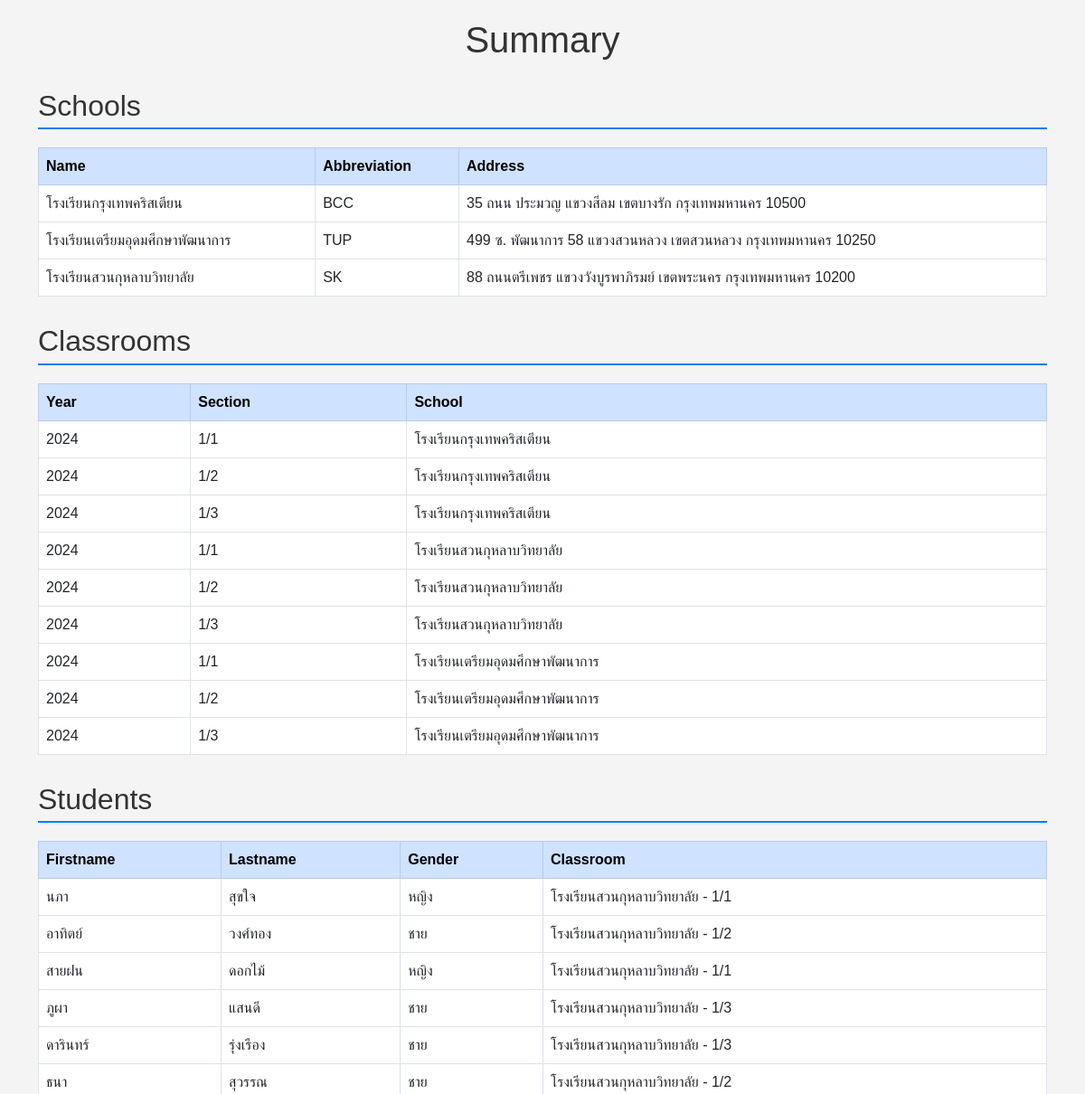
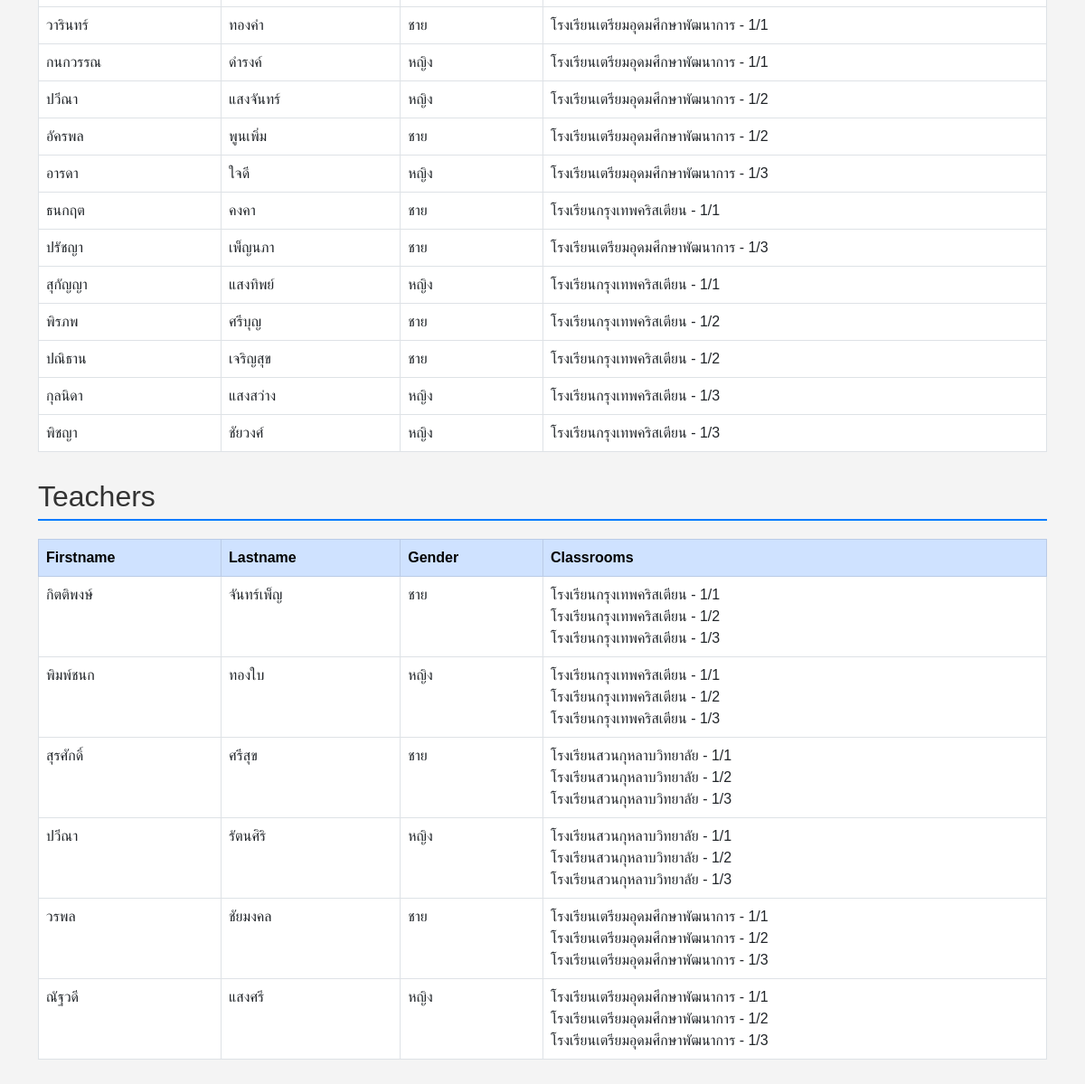
Page /api/summary/ on the committed database (2 pictures, top to bottom).
### apis/models.py (models this page shows, shortened)
class School(models.Model):
    name = models.CharField(max_length=255)
    abbreviation = models.CharField(max_length=50)
    address = models.TextField()

class Classroom(models.Model):
    year = models.CharField(max_length=50)
    section = models.CharField(max_length=50)
    school = models.ForeignKey(School, related_name='classrooms', on_delete=models.CASCADE)
    class Meta:
        ordering = ['school__name', 'year', 'section']

class Student(models.Model):
    firstname = models.CharField(max_length=255)
    lastname = models.CharField(max_length=255)
    gender = models.CharField(max_length=50)
    classroom = models.ForeignKey(Classroom, related_name='students', on_delete=models.CASCADE)

class Teacher(models.Model):
    firstname = models.CharField(max_length=255)
    lastname = models.CharField(max_length=255)
    gender = models.CharField(max_length=50)
    classrooms = models.ManyToManyField(Classroom, related_name='teachers')

### apis/views/v1/views.py (the view)
# urls.py: path('summary/', summary_view, name='summary'),
def summary_view(request):
    schools = School.objects.all()
    classrooms = Classroom.objects.all()
    students = Student.objects.all()
    teachers = Teacher.objects.all()
    context = {
        'schools': schools,
        'classrooms': classrooms,
        'students': students,
        'teachers': teachers,
    }
    return render(request, 'apis/summary.html', context)

### apis/templates/apis/summary.html (shortened to what this page needs)
<!DOCTYPE html>
<html lang="en">
<head>
    <link href="https://cdn.jsdelivr.net/npm/bootstrap@5.3.0/dist/css/bootstrap.min.css" rel="stylesheet">
</head>
<body>
    <div class="container">
        <h1>Summary</h1>
        <h2>Schools</h2>
        <table class="table table-bordered table-hover">
            <thead class="table-primary">
                <tr>
                    <th>Name</th>
                    <th>Abbreviation</th>
                    <th>Address</th>
                </tr>
            </thead>
            <tbody>
                {% for school in schools %}
                <tr>
                    <td>{{ school.name }}</td>
                    <td>{{ school.abbreviation }}</td>
                    <td>{{ school.address }}</td>
                </tr>
                {% endfor %}
            </tbody>
        </table>
        <h2>Classrooms</h2>
        <table class="table table-bordered table-hover">
            <thead class="table-primary">
                <tr>
                    <th>Year</th>
                    <th>Section</th>
                    <th>School</th>
                </tr>
            </thead>
            <tbody>
                {% for classroom in classrooms %}
                <tr>
                    <td>{{ classroom.year }}</td>
                    <td>{{ classroom.section }}</td>
                    <td>{{ classroom.school.name }}</td>
                </tr>
                {% endfor %}
            </tbody>
        </table>
        <h2>Students</h2>
        <table class="table table-bordered table-hover">
            <thead class="table-primary">
                <tr>
                    <th>Firstname</th>
                    <th>Lastname</th>
                    <th>Gender</th>
                    <th>Classroom</th>
                </tr>
            </thead>
            <tbody>
                {% for student in students %}
                <tr>
                    <td>{{ student.firstname }}</td>
                    <td>{{ student.lastname }}</td>
                    <td>{{ student.gender }}</td>
                    <td>{{ student.classroom.school.name }} - {{ student.classroom.section }}</td>
                </tr>
                {% endfor %}
            </tbody>
        </table>
        <h2>Teachers</h2>
        <table class="table table-bordered table-hover">
            <thead class="table-primary">
                <tr>
                    <th>Firstname</th>
                    <th>Lastname</th>
                    <th>Gender</th>
                    <th>Classrooms</th>
                </tr>
            </thead>
            <tbody>
                {% for teacher in teachers %}
                <tr>
                    <td>{{ teacher.firstname }}</td>
                    <td>{{ teacher.lastname }}</td>
                    <td>{{ teacher.gender }}</td>
                    <td>
                        {% for classroom in teacher.classrooms.all %}
                        {{ classroom.school.name }} - {{ classroom.section }}<br>
                        {% endfor %}
                    </td>
                </tr>
                {% endfor %}
            </tbody>
        </table>
    </div>
</body>
</html>

### apis/templates/apis/summary.html (style rules this page uses)
body { font-family: Arial, sans-serif; background-color: #f4f4f4; margin: 0; padding: 20px; }
h1, h2 { color: #333; }
h1 { text-align: center; margin-bottom: 30px; }
h2 { border-bottom: 2px solid #007BFF; padding-bottom: 5px; margin-top: 30px; }
table { margin: 20px 0; }

### rows in the picture
School: name "โรงเรียนกรุงเทพคริสเตียน", abbreviation "BCC", address "35 ถนน ประมวญ แขวงสีลม เขตบางรัก กรุงเทพมหานคร 10500"
School: name "โรงเรียนเตรียมอุดมศึกษาพัฒนาการ", abbreviation "TUP", address "499 ซ. พัฒนาการ 58 แขวงสวนหลวง เขตสวนหลวง กรุงเทพมหานคร 10250"
School: name "โรงเรียนสวนกุหลาบวิทยาลัย", abbreviation "SK", address "88 ถนนตรีเพชร แขวงวังบูรพาภิรมย์ เขตพระนคร กรุงเทพมหานคร 10200"
Classroom: year "2024", section "1/1", school.name "โรงเรียนกรุงเทพคริสเตียน"
Classroom: year "2024", section "1/2", school.name "โรงเรียนกรุงเทพคริสเตียน"
Classroom: year "2024", section "1/3", school.name "โรงเรียนกรุงเทพคริสเตียน"
Classroom: year "2024", section "1/1", school.name "โรงเรียนสวนกุหลาบวิทยาลัย"
Classroom: year "2024", section "1/2", school.name "โรงเรียนสวนกุหลาบวิทยาลัย"
Classroom: year "2024", section "1/3", school.name "โรงเรียนสวนกุหลาบวิทยาลัย"
Classroom: year "2024", section "1/1", school.name "โรงเรียนเตรียมอุดมศึกษาพัฒนาการ"
Classroom: year "2024", section "1/2", school.name "โรงเรียนเตรียมอุดมศึกษาพัฒนาการ"
Classroom: year "2024", section "1/3", school.name "โรงเรียนเตรียมอุดมศึกษาพัฒนาการ"
Student: firstname "นภา", lastname "สุขใจ", gender "หญิง", classroom.school.name "โรงเรียนสวนกุหลาบวิทยาลัย", classroom.section "1/1"
Student: firstname "อาทิตย์", lastname "วงศ์ทอง", gender "ชาย", classroom.school.name "โรงเรียนสวนกุหลาบวิทยาลัย", classroom.section "1/2"
Student: firstname "สายฝน", lastname "ดอกไม้", gender "หญิง", classroom.school.name "โรงเรียนสวนกุหลาบวิทยาลัย", classroom.section "1/1"
Student: firstname "ภูผา", lastname "แสนดี", gender "ชาย", classroom.school.name "โรงเรียนสวนกุหลาบวิทยาลัย", classroom.section "1/3"
Student: firstname "ดารินทร์", lastname "รุ่งเรือง", gender "ชาย", classroom.school.name "โรงเรียนสวนกุหลาบวิทยาลัย", classroom.section "1/3"
Student: firstname "ธนา", lastname "สุวรรณ", gender "ชาย", classroom.school.name "โรงเรียนสวนกุหลาบวิทยาลัย", classroom.section "1/2"
Student: firstname "วารินทร์", lastname "ทองคำ", gender "ชาย", classroom.school.name "โรงเรียนเตรียมอุดมศึกษาพัฒนาการ", classroom.section "1/1"
Student: firstname "กนกวรรณ", lastname "ดำรงค์", gender "หญิง", classroom.school.name "โรงเรียนเตรียมอุดมศึกษาพัฒนาการ", classroom.section "1/1"
Student: firstname "ปวีณา", lastname "แสงจันทร์", gender "หญิง", classroom.school.name "โรงเรียนเตรียมอุดมศึกษาพัฒนาการ", classroom.section "1/2"
Student: firstname "อัครพล", lastname "พูนเพิ่ม", gender "ชาย", classroom.school.name "โรงเรียนเตรียมอุดมศึกษาพัฒนาการ", classroom.section "1/2"
Student: firstname "อารดา", lastname "ใจดี", gender "หญิง", classroom.school.name "โรงเรียนเตรียมอุดมศึกษาพัฒนาการ", classroom.section "1/3"
Student: firstname "ธนกฤต", lastname "คงคา", gender "ชาย", classroom.school.name "โรงเรียนกรุงเทพคริสเตียน", classroom.section "1/1"
Student: firstname "ปรัชญา", lastname "เพ็ญนภา", gender "ชาย", classroom.school.name "โรงเรียนเตรียมอุดมศึกษาพัฒนาการ", classroom.section "1/3"
Student: firstname "สุกัญญา", lastname "แสงทิพย์", gender "หญิง", classroom.school.name "โรงเรียนกรุงเทพคริสเตียน", classroom.section "1/1"
Student: firstname "พิรภพ", lastname "ศรีบุญ", gender "ชาย", classroom.school.name "โรงเรียนกรุงเทพคริสเตียน", classroom.section "1/2"
Student: firstname "ปณิธาน", lastname "เจริญสุข", gender "ชาย", classroom.school.name "โรงเรียนกรุงเทพคริสเตียน", classroom.section "1/2"
Student: firstname "กุลนิดา", lastname "แสงสว่าง", gender "หญิง", classroom.school.name "โรงเรียนกรุงเทพคริสเตียน", classroom.section "1/3"
Student: firstname "พิชญา", lastname "ชัยวงศ์", gender "หญิง", classroom.school.name "โรงเรียนกรุงเทพคริสเตียน", classroom.section "1/3"
Teacher: firstname "กิตติพงษ์", lastname "จันทร์เพ็ญ", gender "ชาย"
Teacher: firstname "พิมพ์ชนก", lastname "ทองใบ", gender "หญิง"
Teacher: firstname "สุรศักดิ์", lastname "ศรีสุข", gender "ชาย"
Teacher: firstname "ปวีณา", lastname "รัตนศิริ", gender "หญิง"
Teacher: firstname "วรพล", lastname "ชัยมงคล", gender "ชาย"
Teacher: firstname "ณัฐวดี", lastname "แสงศรี", gender "หญิง"
